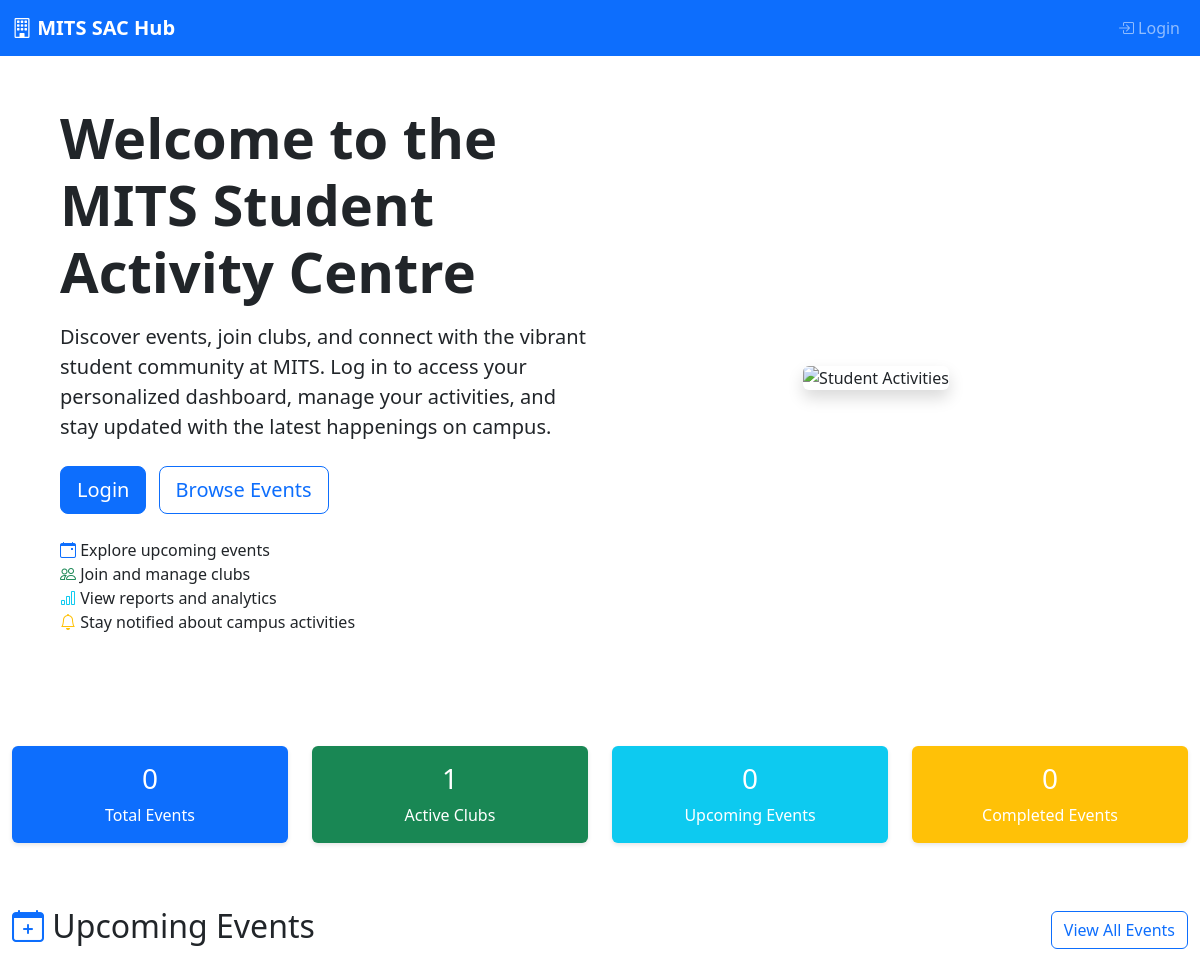
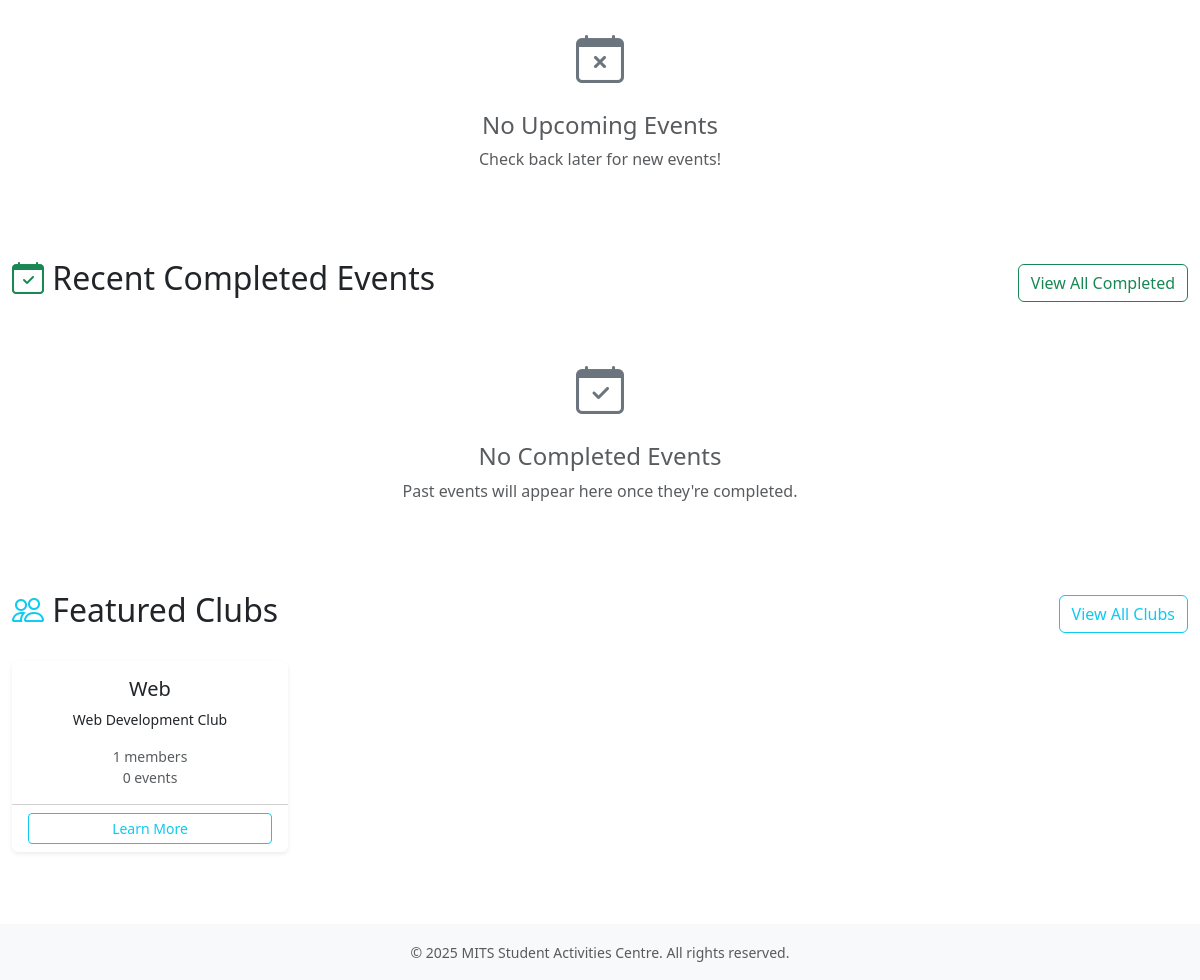
The app's page /, older data (2 pictures, top to bottom).
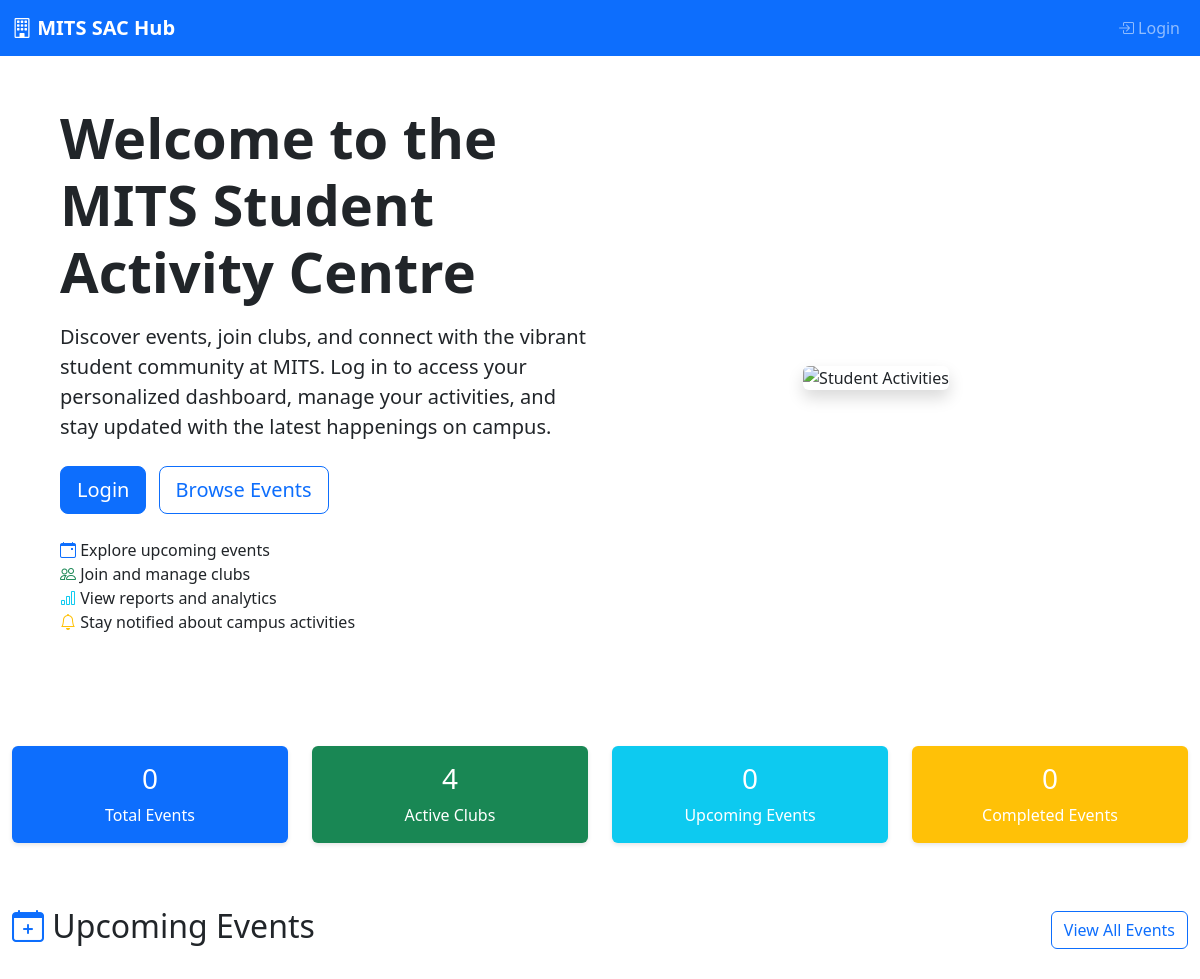
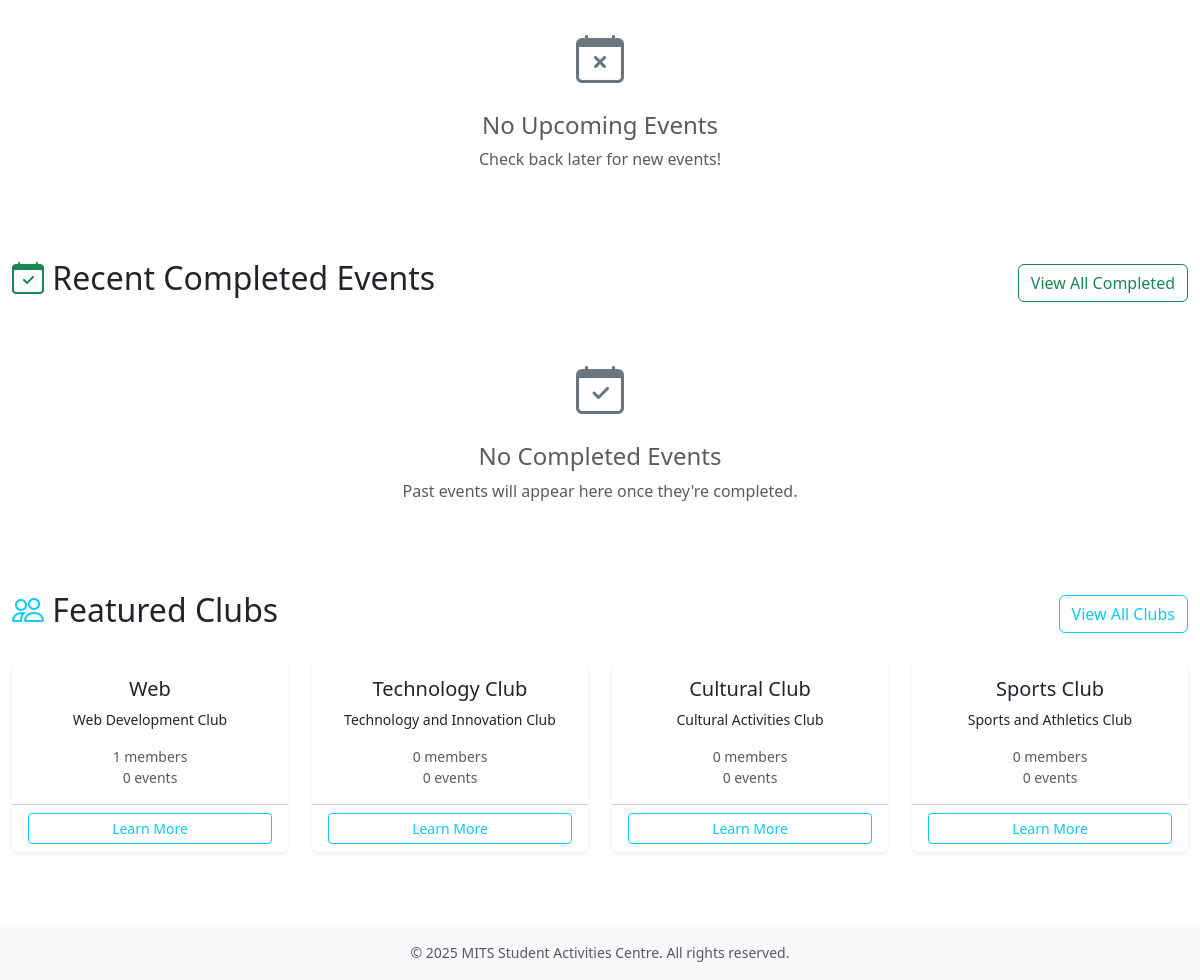
The same page, newer data (2 pictures, top to bottom).
### users/models.py (models this page shows, shortened)
class Club(models.Model):
	name = models.CharField(max_length=100, unique=True)
	description = models.TextField(blank=True)
	coordinators = models.ManyToManyField('User', blank=True, related_name='coordinated_clubs', help_text='Club Coordinators (Users)')
	advisor = models.ForeignKey('User', on_delete=models.SET_NULL, null=True, blank=True, related_name='advised_clubs', limit_choices_to={'roles': 'FACULTY'}, help_text='Club Advisor (Faculty)')

### sac_project/home_views.py (the view)
# urls.py: 2. Add a URL to urlpatterns:  path('', views.home, name='home')
def home(request):
    if request.user.is_authenticated:
        return redirect('student-dashboard')
    now = timezone.now()
    upcoming_events = Event.objects.filter(
        date_time__gt=now,
        status__in=['APPROVED', 'PENDING']
    ).select_related('club').order_by('date_time')[:6]
    completed_events = Event.objects.filter(
        date_time__lt=now,
        status='COMPLETED'
    ).select_related('club').order_by('-date_time')[:6]
    clubs = Club.objects.all()[:8]
    stats = {
        'total_events': Event.objects.count(),
        'total_clubs': Club.objects.count(),
        'upcoming_events_count': upcoming_events.count(),
        'completed_events_count': completed_events.count(),
    }
    context = {
        'upcoming_events': upcoming_events,
        'completed_events': completed_events,
        'clubs': clubs,
        'stats': stats,
    }
    return render(request, 'home.html', context)

### sac_project/templates/home.html (shortened to what the changed rows need)
{% extends 'base.html' %}
{% block content %}
<div class="row align-items-center mb-5 p-5" style="min-height: 50vh;">
    <div class="col-lg-6 mb-4 mb-lg-0">
        <h1 class="display-4 fw-bold mb-3">Welcome to the MITS Student Activity Centre</h1>
    </div>
</div>
<div class="row mb-5">
    <div class="col-md-3 text-center mb-3">
        <div class="card border-0 bg-success text-white">
            <div class="card-body">
                <h3>{{ stats.total_clubs }}</h3>
                <p class="mb-0">Active Clubs</p>
            </div>
        </div>
    </div>
</div>
<div class="row mb-5">
    <div class="col-12">
        <div class="d-flex justify-content-between align-items-center mb-4">
            <h2><i class="bi bi-calendar-plus text-primary"></i> Upcoming Events</h2>
        </div>
    </div>
</div>
<div class="row mb-5">
    <div class="col-12">
        <div class="d-flex justify-content-between align-items-center mb-4">
            <h2><i class="bi bi-calendar-check text-success"></i> Recent Completed Events</h2>
        </div>
    </div>
</div>
<div class="row">
    <div class="col-12">
        <div class="d-flex justify-content-between align-items-center mb-4">
            <h2><i class="bi bi-people text-info"></i> Featured Clubs</h2>
        </div>
        {% if clubs %}
            <div class="row">
                {% for club in clubs %}
                    <div class="col-md-6 col-lg-3 mb-4">
                        <div class="card h-100 shadow-sm">
                            <div class="card-body text-center">
                                <h5 class="card-title">{{ club.name }}</h5>
                                <p class="card-text small">{{ club.description|truncatewords:10 }}</p>
                                <div class="small text-muted">
                                    <div>{{ club.members.count }} members</div>
                                    <div>{{ club.events.count }} events</div>
                                </div>
                            </div>
                            <div class="card-footer bg-transparent">
                                <a href="{% url 'club_detail' club.id %}" class="btn btn-sm btn-outline-info w-100">Learn More</a>
                            </div>
                        </div>
                    </div>
                {% endfor %}
            </div>
        {% else %}
            <div class="text-center py-4">
                <i class="bi bi-people" style="font-size: 3rem; color: #6c757d;"></i>
                <h4 class="text-muted mt-3">No Clubs Available</h4>
                <p class="text-muted">Clubs will appear here once they're created.</p>
            </div>
        {% endif %}
    </div>
</div>
{% endblock %}

Row changes from the older to the newer data that the page shows:
added Club: name "Technology Club", description "Technology and Innovation Club", members.count "0", events.count "0"
added Club: name "Cultural Club", description "Cultural Activities Club", members.count "0", events.count "0"
added Club: name "Sports Club", description "Sports and Athletics Club", members.count "0", events.count "0"
Text that changed along with them:
{{ stats.total_clubs }}: "1" → "4"
